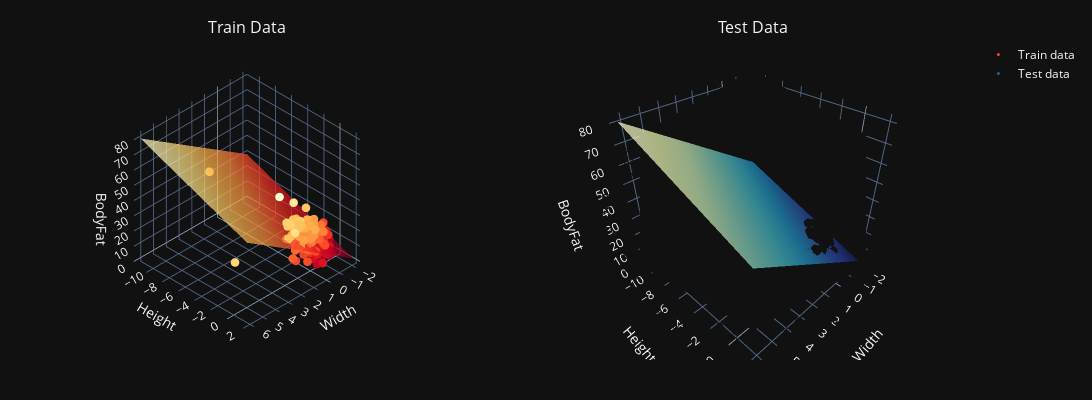

Write notebook code for a chart like this one.
### Markdown cell above
## 3D surfaces with plotly

### Code cell
X_train0 = np.linspace(X_train_stacked[:,0].min(), X_train_stacked[:,0].max(),100)
X_train1 = np.linspace(X_train_stacked[:,1].min(), X_train_stacked[:,1].max(),100)
X_test0 = np.linspace(X_test_stacked[:,0].min(), X_test_stacked[:,0].max(),100)
X_test1 = np.linspace(X_test_stacked[:,1].min(), X_test_stacked[:,1].max(),100)

xx0_tr, xx1_tr = np.meshgrid(X_train0, X_train1)
#xx0_te, xx1_te = np.meshgrid(X_test0, X_test1)
xx0_te, xx1_te = np.meshgrid(X_train0, X_train1) #using the same meshgrid in order to visualize test data with same axis range

Ztr = theta_final[0] * xx0_tr + theta_final[1] * xx1_tr + theta_final[2]
Zte = theta_final[0] * xx0_te + theta_final[1] * xx1_te + theta_final[2]


fig = make_subplots(
    rows=1, cols=2,
    specs=[[{'type': 'surface'}, {'type': 'surface'}]], subplot_titles=['Train Data', 'Test Data'])

fig.add_trace(
    (go.Surface(z=Ztr, x=xx0_tr, y=xx1_tr, colorscale='YlOrRd', opacity=.7, reversescale=True, showscale=False)),
    row=1, col=1)
fig.add_scatter3d(x=X_train_stacked[:,0], y=X_train_stacked[:,1], z=y_train.flatten(),
                  mode='markers', marker=dict(size=3, colorscale='YlOrRd', color=y_train.flatten(), reversescale=True),
                  row=1, col=1, name='Train data')

fig.add_trace(
    (go.Surface(z=Zte, x=xx0_te, y=xx1_te, colorscale='YlGnBu', opacity=.7, reversescale=True, showscale=False)),
    row=1, col=2)

fig.add_scatter3d(x=X_test_stacked[:,0], y=X_test_stacked[:,1], z=y_test.flatten(),
                  mode='markers', marker=dict(size=3, colorscale='YlGnBu', color=y_test.flatten(), reversescale=True), 
                  row=1, col=2, name='Test data')

#fig.update_xaxes(title_text="xaxis 1 title",range=[-4,4], row=1, col=2)
m = 40
fig.update_layout(template="plotly_dark", margin=dict(l=m, r=m, b=m, t=m), showlegend=True, width=1200, height=400, 
                  scene=dict(xaxis_title='Width', yaxis_title='Height', zaxis_title='BodyFat'),scene2=dict(xaxis_title='Width', yaxis_title='Height', zaxis_title='BodyFat'))

fig.layout.scene.camera.projection.type = "orthographic"
fig.show()

### Figure 1 — Plotly figure (JSON) as saved in the notebook; plotly's stock layout.template omitted (floating-point values rounded to 4 significant figures; data arrays with more than 128 entries replaced by an {"elided": "..."} marker saying what was removed)
{"data": [{"colorscale": [[0, "rgb(255,255,204)"], [0.125, "rgb(255,237,160)"], [0.25, "rgb(254,217,118)"], [0.375, "rgb(254,178,76)"], [0.5, "rgb(253,141,60)"], [0.625, "rgb(252,78,42)"], [0.75, "rgb(227,26,28)"], [0.875, "rgb(189,0,38)"], [1, "rgb(128,0,38)"]], "opacity": 0.7, "reversescale": true, "scene": "scene", "showscale": false, "type": "surface", "x": {"elided": "100x100 float values"}, "y": {"elided": "100x100 float values"}, "z": {"elided": "100x100 float values"}}, {"marker": {"color": {"elided": "176 float values"}, "colorscale": [[0, "rgb(255,255,204)"], [0.125, "rgb(255,237,160)"], [0.25, "rgb(254,217,118)"], [0.375, "rgb(254,178,76)"], [0.5, "rgb(253,141,60)"], [0.625, "rgb(252,78,42)"], [0.75, "rgb(227,26,28)"], [0.875, "rgb(189,0,38)"], [1, "rgb(128,0,38)"]], "reversescale": true, "size": 3}, "mode": "markers", "name": "Train data", "scene": "scene", "type": "scatter3d", "x": {"elided": "176 float values"}, "y": {"elided": "176 float values"}, "z": {"elided": "176 float values"}}, {"colorscale": [[0, "rgb(255,255,217)"], [0.125, "rgb(237,248,177)"], [0.25, "rgb(199,233,180)"], [0.375, "rgb(127,205,187)"], [0.5, "rgb(65,182,196)"], [0.625, "rgb(29,145,192)"], [0.75, "rgb(34,94,168)"], [0.875, "rgb(37,52,148)"], [1, "rgb(8,29,88)"]], "opacity": 0.7, "reversescale": true, "scene": "scene2", "showscale": false, "type": "surface", "x": {"elided": "100x100 float values"}, "y": {"elided": "100x100 float values"}, "z": {"elided": "100x100 float values"}}, {"marker": {"color": [11.5, 19.5, 9, 27, 10.4, 25.3, 11.3, 12.4, 20.4, 14.7, 9.4, 21, 24.9, 14.9, 31.4, 8, 15.6, 26.7, 20.4, 16.1, 21.8, 18.6, 26.1, 11.8, 32.8, 10.2, 8.3, 7.8, 26.6, 25.3, 14, 28, 26.7, 17.8, 21.5, 24.4, 18.4, 12.4, 26.1, 10, 29, 23.6, 4.1, 21.5, 22.9, 26, 30.7, 14.8, 30, 25.3, 23.6, 21.4, 10.8, 27.9, 29.3, 14.2, 22.2, 24.3, 5.7, 6.6, 26.8, 28.7, 21.2, 14.9, 11.7, 16, 20.5, 17.5, 24.8, 9.6, 22.1, 34.5, 13.9, 16.9, 11.8, 19.2], "colorscale": [[0, "rgb(255,255,217)"], [0.125, "rgb(237,248,177)"], [0.25, "rgb(199,233,180)"], [0.375, "rgb(127,205,187)"], [0.5, "rgb(65,182,196)"], [0.625, "rgb(29,145,192)"], [0.75, "rgb(34,94,168)"], [0.875, "rgb(37,52,148)"], [1, "rgb(8,29,88)"]], "reversescale": true, "size": 3}, "mode": "markers", "name": "Test data", "scene": "scene2", "type": "scatter3d", "x": [-1.131, -0.3639, 0.1816, -0.3725, 0.1986, 0.2157, -0.56, -0.8072, 1.153, -0.6367, -0.9094, 0.7271, -0.07413, -0.7219, -0.5174, -1.421, -1.319, -0.5855, -0.1764, 0.1134, -0.4321, -0.3469, -0.7475, -1.225, 0.5481, -0.7049, -0.07413, 1.264, 1.375, -0.8498, -0.9435, 0.7612, -0.1253, -0.7645, -0.935, -0.3639, 0.3861, -0.0997, 1.264, 0.1219, 0.7015, 0.6163, 0.4117, -0.6026, -1.054, 1.741, 0.4884, -0.3213, 0.156, 1.631, 1.835, -0.3554, -1.549, 0.9402, 0.2668, -0.7816, -0.04004, -0.3895, -0.6367, -0.398, -0.9776, 0.7356, 0.8975, -0.4662, 0.6589, 0.1645, -0.06561, -0.4065, 0.4288, -0.6282, 0.3009, 2.858, -0.5003, -0.09118, -0.3725, 1.298], "y": [-0.793, 0.438, 1.19, -0.2459, 0.5748, 0.3696, -0.9981, -0.1775, 1.327, -0.3827, -0.3143, 0.9167, 0.2328, -0.793, -0.6562, -0.6562, -0.5194, -0.793, 0.5064, 0.438, -0.5878, -0.7246, -0.9298, -1.203, 0.6432, 0.5748, 0.6432, 1.601, 1.122, -1.067, -0.6562, -0.1775, 0.438, -0.5194, 0.1645, -0.1775, 0.7116, 0.6432, 0.8483, 0.5748, -0.451, 0.8483, 1.054, 0.02768, -0.7246, 0.5748, 0.02768, -0.5194, -0.7246, 0.438, 1.122, -0.2459, -0.7246, 1.19, -1.135, 0.1645, -0.451, 0.3696, 0.3012, 0.7116, -0.793, 0.3696, 0.3012, -0.1091, 0.9167, -0.6562, -0.04071, -0.8614, 0.5748, 0.02768, -0.1775, -0.3827, 0.8483, 0.3696, 0.3012, 0.9851], "z": [11.5, 19.5, 9, 27, 10.4, 25.3, 11.3, 12.4, 20.4, 14.7, 9.4, 21, 24.9, 14.9, 31.4, 8, 15.6, 26.7, 20.4, 16.1, 21.8, 18.6, 26.1, 11.8, 32.8, 10.2, 8.3, 7.8, 26.6, 25.3, 14, 28, 26.7, 17.8, 21.5, 24.4, 18.4, 12.4, 26.1, 10, 29, 23.6, 4.1, 21.5, 22.9, 26, 30.7, 14.8, 30, 25.3, 23.6, 21.4, 10.8, 27.9, 29.3, 14.2, 22.2, 24.3, 5.7, 6.6, 26.8, 28.7, 21.2, 14.9, 11.7, 16, 20.5, 17.5, 24.8, 9.6, 22.1, 34.5, 13.9, 16.9, 11.8, 19.2]}], "layout": {"annotations": [{"font": {"size": 16}, "showarrow": false, "text": "Train Data", "x": 0.225, "xanchor": "center", "xref": "paper", "y": 1, "yanchor": "bottom", "yref": "paper"}, {"font": {"size": 16}, "showarrow": false, "text": "Test Data", "x": 0.775, "xanchor": "center", "xref": "paper", "y": 1, "yanchor": "bottom", "yref": "paper"}], "height": 400, "margin": {"b": 40, "l": 40, "r": 40, "t": 40}, "scene": {"camera": {"projection": {"type": "orthographic"}}, "domain": {"x": [0, 0.45], "y": [0, 1]}, "xaxis": {"title": {"text": "Width"}}, "yaxis": {"title": {"text": "Height"}}, "zaxis": {"title": {"text": "BodyFat"}}}, "scene2": {"domain": {"x": [0.55, 1], "y": [0, 1]}, "xaxis": {"title": {"text": "Width"}}, "yaxis": {"title": {"text": "Height"}}, "zaxis": {"title": {"text": "BodyFat"}}}, "showlegend": true, "width": 1200}}
